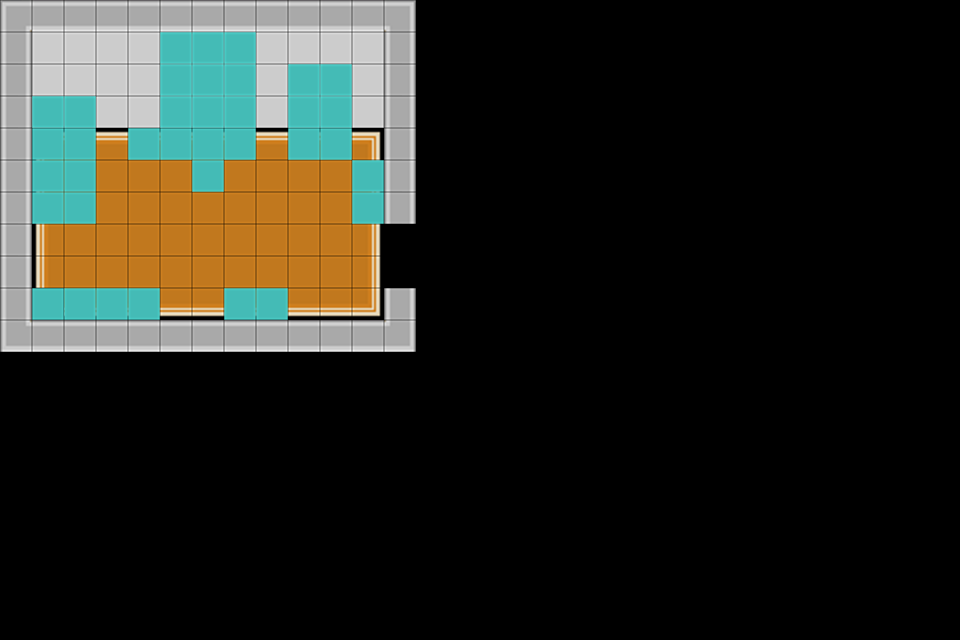

This game map was drawn from its Tiled (.tmx) file and the tilesets committed beside it. A one-line description and the trimmed map source follow:
An orthogonal 30x20 tile map with 32x32 px tiles, 2 tile layers (Tile Layer 1, DummyObjects) and 1 object (Scene2).

<map version="1.0" orientation="orthogonal" renderorder="left-down" width="30" height="20" tilewidth="32" tileheight="32" nextobjectid="2">
 <tileset firstgid="1" name="roguelikeSheet_transparent" tilewidth="32" tileheight="32" spacing="2" tilecount="1767" columns="57">
  <image source="../Spritesheet/roguelikeSheet_transparent.png" width="1936" height="1052" />
 </tileset>
 <layer name="Tile Layer 1" width="30" height="20">
  <data>[600 cells, 140 non-empty, 15 distinct tile ids]</data>
 </layer>
 <layer name="DummyObjects" width="30" height="20">
  <data>[600 cells, 36 non-empty, 1 distinct tile ids]</data>
 </layer>
 <objectgroup name="Spawn">
  <object id="1" name="Scene2" x="409" y="225" width="8" height="62">
   <properties>
    <property name="Teleport" value="Scene2" />
   </properties>
  </object>
 </objectgroup>
</map>